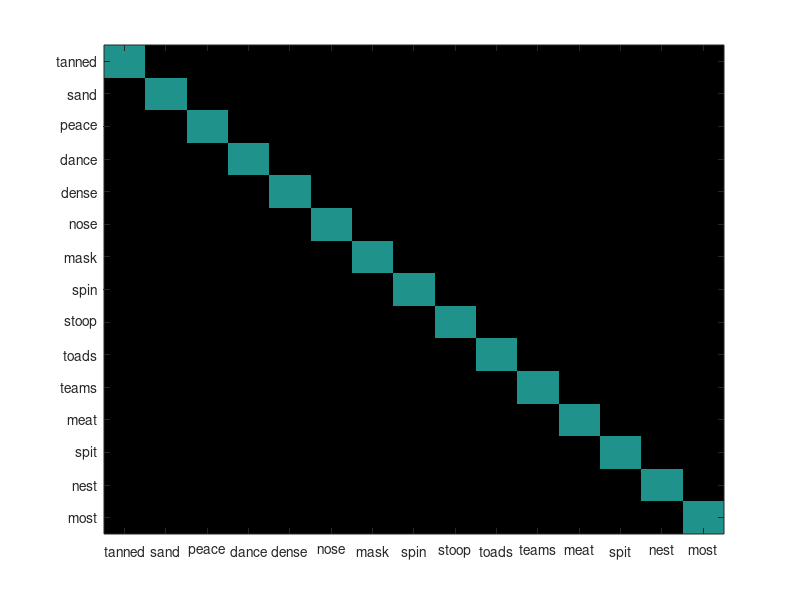

The MATLAB source for this figure: (Note: this script raises an error after producing the figure.)
vocode = {'1103','1108','1112','1135','1144','1150','1154','1155','1162,','1153'};
phoneme = {'1134','1106','1137','1141','1142','1146','1145','1126','1151','1157'};

%words = {'sand','tanned','mask','teams','toads','dense','dance','most','nest','codes','notes','peaks','test','task','mend','sets','tones','tunes','peace','meat','nose','mood','moon','teak','spin','spit','stoop','speak','steam','snooze'};
%words = sort(words);
%training words in scan
words = {'sand','tanned','mask','teams','toads','dense','dance','most','nest','peace','meat','nose','spin','spit','stoop'};
incorr = zeros(length(words),1);

% for sorting words array by final constant - flip words, then sort, then
% flip back
for i=1:length(words)
   words{i} = fliplr(words{i}); 
end
words = sort(words);
for i=1:length(words)
   words{i} = fliplr(words{i}); 
end

% for s=1:length(vocode)
%     
%     fp = dir(fullfile([vocode{s} '/*block5.mat']));
%     for f=1:length(fp)
%         load([vocode{s} '/' fp(f).name]);
%         for t=1:length(trialOutput)
%            for i=1:length(trialOutput(t).target)
%                if trialOutput(t).accuracy(i) == 0
%                    incorr(ismember(words,trialOutput(t).target{i})) = incorr(ismember(words,trialOutput(t).target{i})) + 1;
%                end
%            end
%         end
%     end
%     
% end
% 
% incorr = zeros(length(words),1);
% for s=1:length(phoneme)
%     
%     fp = dir(fullfile([phoneme{s} '/*block5.mat']));
%     for f=1:length(fp)
%         load([phoneme{s} '/' fp(f).name]);
%         for t=1:length(trialOutput)
%            for i=1:length(trialOutput(t).target)
%                if trialOutput(t).accuracy(i) == 0
%                    incorr(ismember(words,trialOutput(t).target{i})) = incorr(ismember(words,trialOutput(t).target{i})) + 1;
%                end
%            end
%         end
%     end
%     
% end
% 
% wordcloud(words,incorr)



%% confusions 
algo = vocode;
conf = zeros(length(words));
total = zeros(length(words));
for s=1:length(algo)
    fp = dir(fullfile([algo{s} '/*block5.mat']));
    for f=1:length(fp)
        load([algo{s} '/' fp(f).name]);
        for t=1:length(trialOutput)
           for i=1:length(trialOutput(t).target)
                if isempty(trialOutput(t).sResp{i}), continue; end
                if isempty(strfind('123456790',trialOutput(t).sResp{i}(1))), continue; end
                if str2num(trialOutput(t).sResp{i}(1)) == 0
                    idx = 10;
                else
                    idx = str2num(trialOutput(t).sResp{i}(1));
                end
                try
                conf(ismember(words,trialOutput(t).target{i}),ismember(words,trialOutput(t).disp_labels{i}{idx})) = conf(ismember(words,trialOutput(t).target{i}),ismember(words,trialOutput(t).disp_labels{i}{idx})) + 1; 
                for x=1:length(trialOutput(t).disp_labels{i})
                    total(ismember(words,trialOutput(t).target{i}),ismember(words,trialOutput(t).disp_labels{i}{x})) = conf(ismember(words,trialOutput(t).target{i}),ismember(words,trialOutput(t).disp_labels{i}{x})) + 1; 
                end
                catch
                end
           end
        end
    end
end
conf(1:1+size(conf,1):end) = 0;
conf = conf+conf'; %add transpose to make matrix symmetrical 
total = total+total';
conf = conf./total;
conf(1:1+size(conf,1):end) = 1;
conf = 1-conf;
imagesc(conf);
xticklabels(words);
xticks([1:30]);
yticklabels(words);
yticks([1:30]);
xtickangle(90);

y = squareform(conf);
Z = linkage(y,'complete');
[h,t,outperm]=dendrogram(Z,'ColorThreshold',0.2);
H = dendrogram(Z,'ColorThreshold',.2,'Labels',words,'Orientation','left');
xtickangle(90);
set(H,'LineWidth',1)
  